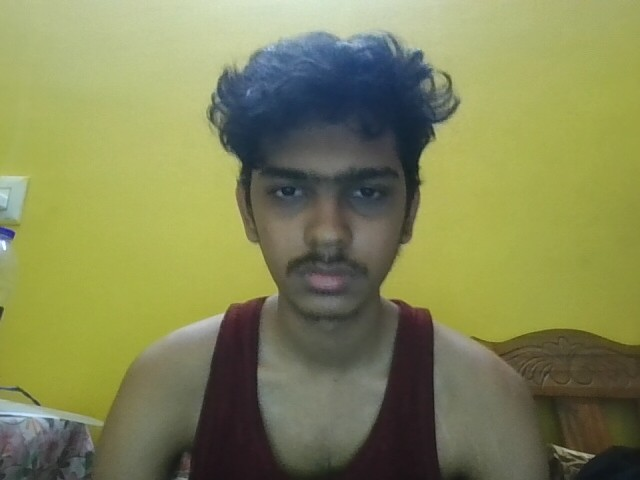
#> input picture Continuous monitoring/faceverification/reference_images/reference.jpg, 640 x 480 px
$ python -i screen_detector.py   (imports and definitions only)   (older library calls are emulated)
#> lines starting #> are read from the running program, lines starting #| are printed output that depends on the picture; after the words box and inside, x2 and y2 are one past the last pixel; in counts of white or black regions, pixels touching at a corner belong together
#> further down, picture is the input picture: shape (480, 640, 3); mean B, G, R 86.6, 134, 130.3
import cv2
import numpy as np


def detect_screen(frame, aggressive=True):
    """
    Detect if the image is from a phone/monitor screen using multiple techniques
    ENHANCED for mobile phone screen detection during interviews

    Args:
        frame: Input image (BGR format)
        aggressive: If True, uses stricter thresholds (DEFAULT: True for security)

    Returns:
        True if screen detected, False otherwise
    """
#> called with aggressive = True

    if frame is None or frame.size == 0:
        return False

    # Combine multiple detection methods for robustness
    screen_indicators = 0
    total_checks = 0

    gray = cv2.cvtColor(frame, cv2.COLOR_BGR2GRAY)
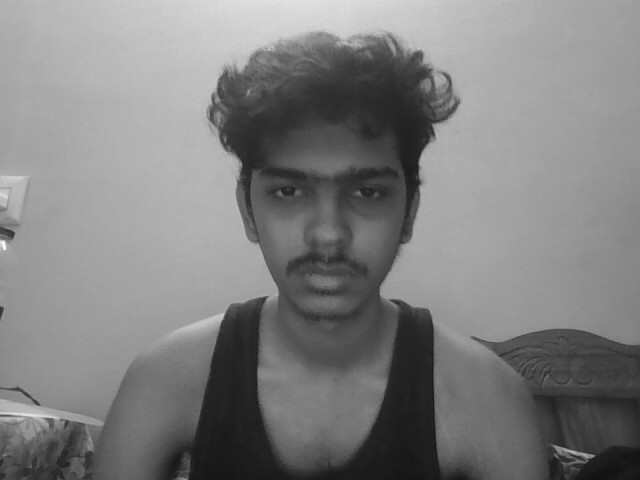
#> gray: shape (480, 640); min 18, max 250, mean 127.5

    # ========================================
    # 1. Laplacian Variance (Sharpness)
    # ========================================
    # Phone screens typically have lower sharpness due to re-capture
    lap_var = cv2.Laplacian(gray, cv2.CV_64F).var()
#> lap_var = 41.56

    # Aggressive mode should have a HIGHER threshold to flag more potential screens
    threshold = 130 if aggressive else 60
    if lap_var < threshold:
        screen_indicators += 1
    total_checks += 1

    # ========================================
    # 2. Moiré Pattern Detection (FFT)
    # ========================================
    # Screens create interference patterns when photographed
    try:
        # Use smaller region for faster computation
        h, w = gray.shape
#> h = 480; w = 640
        center_crop = gray[h//4:3*h//4, w//4:3*w//4]
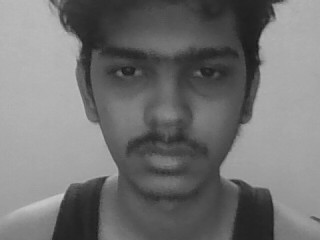
#> center_crop: shape (240, 320); min 26, max 202, mean 115.3

        dft = cv2.dft(np.float32(center_crop), flags=cv2.DFT_COMPLEX_OUTPUT)
        dft_shift = np.fft.fftshift(dft)
        magnitude = cv2.magnitude(dft_shift[:,:,0], dft_shift[:,:,1])

        h_crop, w_crop = magnitude.shape
#> h_crop = 240; w_crop = 320
        center_h, center_w = h_crop//2, w_crop//2
#> center_h = 120; center_w = 160

        # Exclude DC component
        mask = np.ones((h_crop, w_crop), dtype=np.uint8)
        cv2.circle(mask, (center_w, center_h), 20, 0, -1)
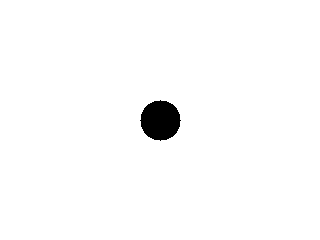
#> mask: shape (240, 320); values 0 (black) and 1 (white), 98.4% white; 1 black region, box (x1, y1, x2, y2) and area: (140, 100, 181, 141) 1257

        high_freq_energy = np.mean(magnitude[mask == 1])
#> high_freq_energy = 864.4
        low_freq_energy = np.mean(magnitude[mask == 0])
#> low_freq_energy = 45183.3

        ratio = high_freq_energy / (low_freq_energy + 1e-6)
#> ratio = 0.0191

        # Screens show higher high-frequency patterns
        if ratio > 0.25:
            screen_indicators += 1
        total_checks += 1
    except:
        pass

    # ========================================
    # 3. Brightness Uniformity
    # ========================================
    # Screens have more uniform brightness than real faces
    brightness_std = np.std(gray)
#> brightness_std = 50.98

    # Real faces: std > 35, Screens: std < 30
    if brightness_std < 25:
        screen_indicators += 1
    total_checks += 1

    # ========================================
    # 4. RGB Channel Correlation
    # ========================================
    # Screens have unnatural color correlation
    b, g, r = cv2.split(frame)
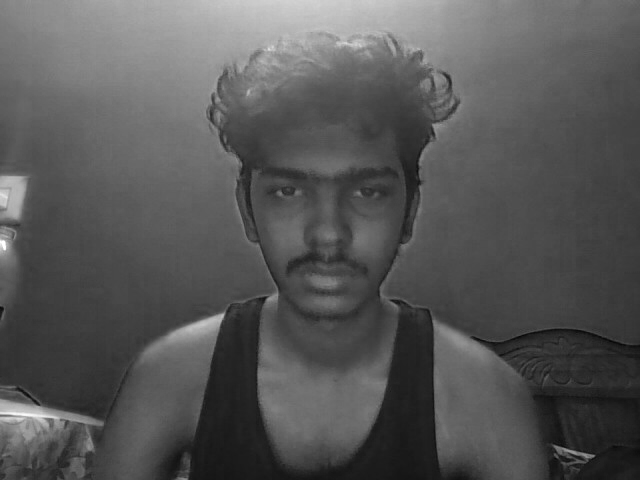
#> b: shape (480, 640); min 5, max 255, mean 86.6

    r_flat = r.flatten().astype(float)
    g_flat = g.flatten().astype(float)
    b_flat = b.flatten().astype(float)

    # High correlation = screen
    rg_corr = np.corrcoef(r_flat, g_flat)[0, 1]
#> rg_corr = 0.99
    rb_corr = np.corrcoef(r_flat, b_flat)[0, 1]
#> rb_corr = 0.599
    gb_corr = np.corrcoef(g_flat, b_flat)[0, 1]
#> gb_corr = 0.645

    avg_corr = (rg_corr + rb_corr + gb_corr) / 3
#> avg_corr = 0.745

    if avg_corr > 0.93:
        screen_indicators += 1
    total_checks += 1

    # ========================================
    # 5. Color Saturation Analysis
    # ========================================
    # Screens often have different saturation characteristics
    hsv = cv2.cvtColor(frame, cv2.COLOR_BGR2HSV)
#> hsv: shape (480, 640, 3); mean H, S, V 47.8, 95.6, 137.4
    saturation = hsv[:,:,1]
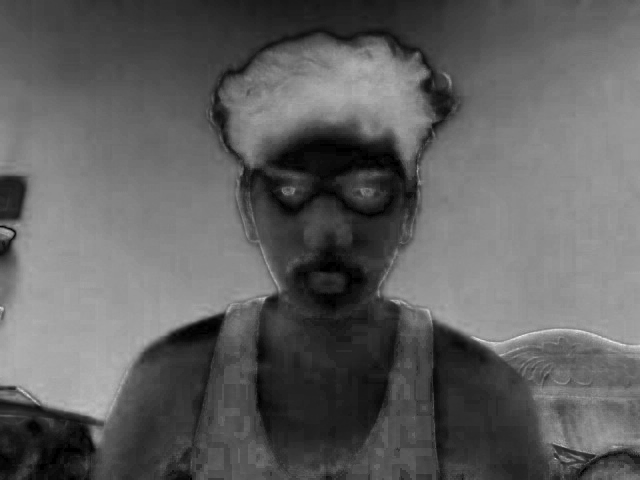
#> saturation: shape (480, 640); min 0, max 233, mean 95.6
    sat_std = np.std(saturation)
#> sat_std = 46.33

    # Low variance in saturation = screen
    if sat_std < 28:
        screen_indicators += 1
    total_checks += 1

    # ========================================
    # 6. Edge Characteristics
    # ========================================
    # Screens have unusual edge patterns
    edges = cv2.Canny(gray, 40, 120)
#> edges: shape (480, 640); 2.7% white in thin lines or dots
    edge_density = np.sum(edges > 0) / edges.size
#> edge_density = 0.0267

    # Anomalous edge density
    if edge_density < 0.03 or edge_density > 0.25:
        screen_indicators += 1
    total_checks += 1

    # ========================================
    # 7. Gradient Regularity
    # ========================================
    # Screens have more regular gradients
    sobel_x = cv2.Sobel(gray, cv2.CV_64F, 1, 0, ksize=3)
    sobel_y = cv2.Sobel(gray, cv2.CV_64F, 0, 1, ksize=3)
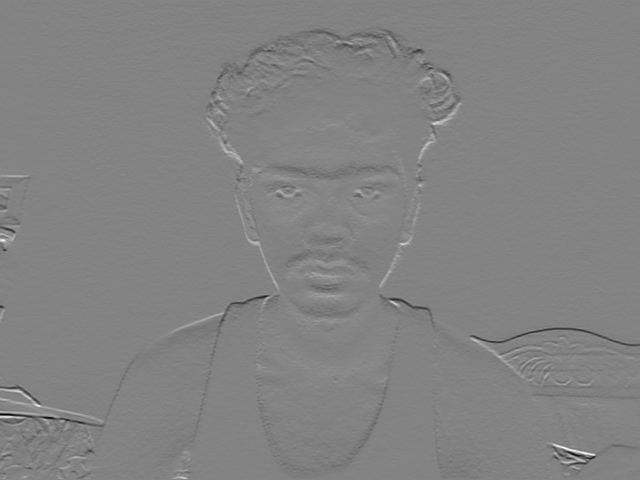
#> sobel_y: shape (480, 640) float64; min -478, max 450, mean -2.5; drawn with min black and max white

    grad_x_std = np.std(sobel_x)
#> grad_x_std = 25.75
    grad_y_std = np.std(sobel_y)
#> grad_y_std = 23.71

    # Low gradient variance = regular pattern = screen
    if grad_x_std < 28 or grad_y_std < 28:
        screen_indicators += 1
    total_checks += 1

    # ========================================
    # 8. Texture Analysis (LBP-inspired)
    # ========================================
    # Real skin has different texture than screen-displayed face
    # Simple texture variance check
    kernel_size = 5
    kernel = np.ones((kernel_size, kernel_size), np.float32) / (kernel_size**2)
    local_mean = cv2.filter2D(gray.astype(float), -1, kernel)
    local_var = cv2.filter2D((gray.astype(float) - local_mean)**2, -1, kernel)
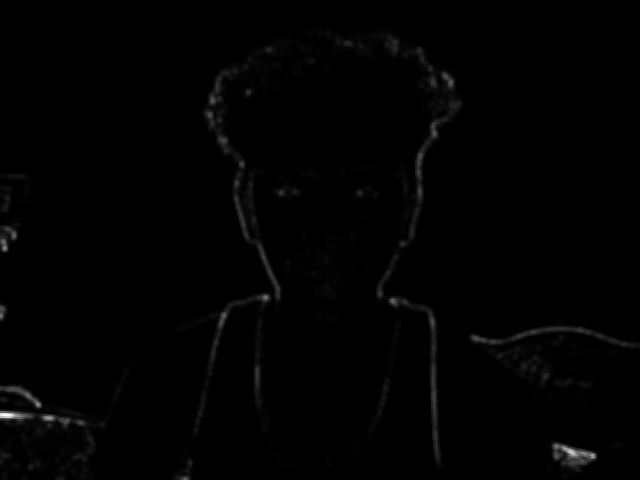
#> local_var: shape (480, 640) float64; min 1.09e-11, max 1284.7, mean 10.5; drawn with min black and max white

    texture_variance = np.mean(local_var)
#> texture_variance = 10.52

    # Screens have lower texture variance
    if texture_variance < 40:
        screen_indicators += 1
    total_checks += 1

    # ========================================
    # 9. Specular Highlights Check
    # ========================================
    # Screens often have glare/reflections
    bright_pixels = np.sum(gray > 235)
#> bright_pixels = 21
    total_pixels = gray.size
#> total_pixels = 307200
    bright_ratio = bright_pixels / total_pixels
#> bright_ratio = 6.84e-05

    # Excessive bright pixels = screen reflection
    if bright_ratio > 0.08:
        screen_indicators += 1
    total_checks += 1

    # ========================================
    # Final Decision - STRICT
    # ========================================
    # Require at least 4 out of 9 indicators for aggressive mode
    required_indicators = 4 if aggressive else 6

    is_screen = screen_indicators >= required_indicators

    return is_screen


# [100 lines left out: functions detect_screen_with_confidence, detect_reflection, is_print_attack, not called in this run]

>>> import cv2
>>> picture = cv2.imread('../../../../Continuous monitoring/faceverification/reference_images/reference.jpg')
>>> result = detect_screen(picture)
#> result = True
